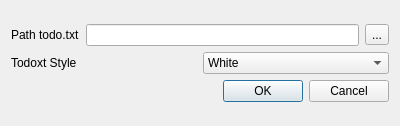
<?xml version="1.0" encoding="UTF-8"?>
<ui version="4.0">
 <class>Dialog</class>
 <widget class="QDialog" name="Dialog">
  <property name="windowModality">
   <enum>Qt::WindowModal</enum>
  </property>
  <property name="geometry">
   <rect>
    <x>0</x>
    <y>0</y>
    <width>400</width>
    <height>126</height>
   </rect>
  </property>
  <property name="windowTitle">
   <string>Settings</string>
  </property>
  <layout class="QVBoxLayout" name="verticalLayout_2">
   <item>
    <layout class="QVBoxLayout" name="verticalLayout">
     <item>
      <layout class="QHBoxLayout" name="horizontalLayout">
       <item>
        <widget class="QLabel" name="label">
         <property name="text">
          <string>Path todo.txt</string>
         </property>
        </widget>
       </item>
       <item>
        <widget class="QLineEdit" name="lineEdit"/>
       </item>
       <item>
        <widget class="QToolButton" name="toolButton">
         <property name="text">
          <string>...</string>
         </property>
         <property name="icon">
          <iconset theme="system-file-manager">
           <normaloff>../prueba todo</normaloff>../prueba todo</iconset>
         </property>
        </widget>
       </item>
      </layout>
     </item>
     <item>
      <layout class="QHBoxLayout" name="horizontalLayout_2">
       <item>
        <widget class="QLabel" name="label_2">
         <property name="text">
          <string>Todoxt Style</string>
         </property>
        </widget>
       </item>
       <item>
        <widget class="QComboBox" name="comboBox">
         <item>
          <property name="text">
           <string>White</string>
          </property>
         </item>
         <item>
          <property name="text">
           <string>Black</string>
          </property>
         </item>
        </widget>
       </item>
      </layout>
     </item>
     <item>
      <widget class="QDialogButtonBox" name="buttonBox">
       <property name="orientation">
        <enum>Qt::Horizontal</enum>
       </property>
       <property name="standardButtons">
        <set>QDialogButtonBox::Cancel|QDialogButtonBox::Ok</set>
       </property>
      </widget>
     </item>
    </layout>
   </item>
  </layout>
 </widget>
 <resources/>
 <connections>
  <connection>
   <sender>buttonBox</sender>
   <signal>accepted()</signal>
   <receiver>Dialog</receiver>
   <slot>accept()</slot>
   <hints>
    <hint type="sourcelabel">
     <x>248</x>
     <y>254</y>
    </hint>
    <hint type="destinationlabel">
     <x>157</x>
     <y>274</y>
    </hint>
   </hints>
  </connection>
  <connection>
   <sender>buttonBox</sender>
   <signal>rejected()</signal>
   <receiver>Dialog</receiver>
   <slot>reject()</slot>
   <hints>
    <hint type="sourcelabel">
     <x>316</x>
     <y>260</y>
    </hint>
    <hint type="destinationlabel">
     <x>286</x>
     <y>274</y>
    </hint>
   </hints>
  </connection>
 </connections>
</ui>
